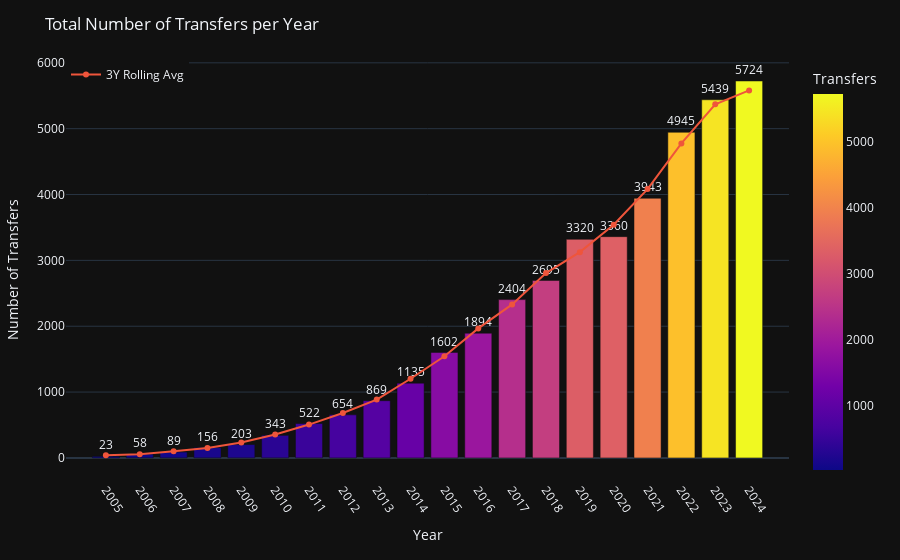

Write notebook code for a chart like this one.
### Markdown cell above
### 3.2. Number of Transfers per Year (Cleaned Dataset)

### Code cell
# Count by year
counts = (
    df_tm_transfers_cleaned['transfer_date']
    .dt.year
    .value_counts()
    .rename_axis('year')
    .sort_index()
    .reset_index(name='n_transfers')
)

# 3-year rolling average
counts['roll3'] = counts['n_transfers'].rolling(3, center=True, min_periods=2).mean()

# Interactive plot
fig = px.bar(
    counts,
    x='year',
    y='n_transfers',
    color='n_transfers',
    text='n_transfers',
    title='Total Number of Transfers per Year',
    hover_data={'year': True}
)
fig.update_traces(textposition='outside', cliponaxis=False)

# Add trend line
fig.add_trace(go.Scatter(
    x=counts['year'],
    y=counts['roll3'],
    mode='lines+markers',
    name='3Y Rolling Avg',
    hovertemplate='Year: %{x}<br>3Y Rolling Avg: %{y:.0f}<extra></extra>'
))

# Style
fig.update_layout(
  legend=dict(
        orientation='v',   # vertical
        yanchor='top',
        y=1,
        xanchor='left',
        x=0
    ),
    template='plotly_dark',
    xaxis_title='Year',
    yaxis_title='Number of Transfers',
    hovermode='x unified',
    margin=dict(l=40, r=20, t=60, b=80),
    xaxis=dict(
        tickmode='array',
        tickvals=counts['year'], 
        ticktext=counts['year'],
        tickangle=55,
        rangeslider=dict(visible=False),
        rangeselector=dict(visible=False)
    ),
    coloraxis_colorbar=dict(title='Transfers')
)

fig.show()

### Figure 1 — Plotly figure (JSON) as saved in the notebook; plotly's stock layout.template omitted (floating-point values rounded to 4 significant figures)
{"data": [{"cliponaxis": false, "hovertemplate": "year=%{x}<br>n_transfers=%{marker.color}<extra></extra>", "legendgroup": "", "marker": {"color": [23, 58, 89, 156, 203, 343, 522, 654, 869, 1135, 1602, 1894, 2404, 2695, 3320, 3360, 3943, 4945, 5439, 5724], "coloraxis": "coloraxis", "pattern": {"shape": ""}}, "name": "", "orientation": "v", "showlegend": false, "text": [23.0, 58.0, 89.0, 156.0, 203.0, 343.0, 522.0, 654.0, 869.0, 1135.0, 1602.0, 1894.0, 2404.0, 2695.0, 3320.0, 3360.0, 3943.0, 4945.0, 5439.0, 5724.0], "textposition": "outside", "type": "bar", "x": [2005, 2006, 2007, 2008, 2009, 2010, 2011, 2012, 2013, 2014, 2015, 2016, 2017, 2018, 2019, 2020, 2021, 2022, 2023, 2024], "xaxis": "x", "y": [23, 58, 89, 156, 203, 343, 522, 654, 869, 1135, 1602, 1894, 2404, 2695, 3320, 3360, 3943, 4945, 5439, 5724], "yaxis": "y"}, {"hovertemplate": "Year: %{x}<br>3Y Rolling Avg: %{y:.0f}<extra></extra>", "mode": "lines+markers", "name": "3Y Rolling Avg", "type": "scatter", "x": [2005, 2006, 2007, 2008, 2009, 2010, 2011, 2012, 2013, 2014, 2015, 2016, 2017, 2018, 2019, 2020, 2021, 2022, 2023, 2024], "y": [40.5, 56.67, 101.0, 149.3, 234.0, 356.0, 506.3, 681.7, 886.0, 1202.0, 1544.0, 1967.0, 2331.0, 2806.0, 3125.0, 3541.0, 4083.0, 4776.0, 5369.0, 5582.0]}], "layout": {"barmode": "relative", "coloraxis": {"colorbar": {"title": {"text": "Transfers"}}, "colorscale": [[0, "#0d0887"], [0.1111, "#46039f"], [0.2222, "#7201a8"], [0.3333, "#9c179e"], [0.4444, "#bd3786"], [0.5556, "#d8576b"], [0.6667, "#ed7953"], [0.7778, "#fb9f3a"], [0.8889, "#fdca26"], [1, "#f0f921"]]}, "hovermode": "x unified", "legend": {"orientation": "v", "tracegroupgap": 0, "x": 0, "xanchor": "left", "y": 1, "yanchor": "top"}, "margin": {"b": 80, "l": 40, "r": 20, "t": 60}, "title": {"text": "Total Number of Transfers per Year"}, "xaxis": {"anchor": "y", "domain": [0, 1], "rangeselector": {"visible": false}, "rangeslider": {"visible": false}, "tickangle": 55, "tickmode": "array", "ticktext": [2005, 2006, 2007, 2008, 2009, 2010, 2011, 2012, 2013, 2014, 2015, 2016, 2017, 2018, 2019, 2020, 2021, 2022, 2023, 2024], "tickvals": [2005, 2006, 2007, 2008, 2009, 2010, 2011, 2012, 2013, 2014, 2015, 2016, 2017, 2018, 2019, 2020, 2021, 2022, 2023, 2024], "title": {"text": "Year"}}, "yaxis": {"anchor": "x", "domain": [0, 1], "title": {"text": "Number of Transfers"}}}}
